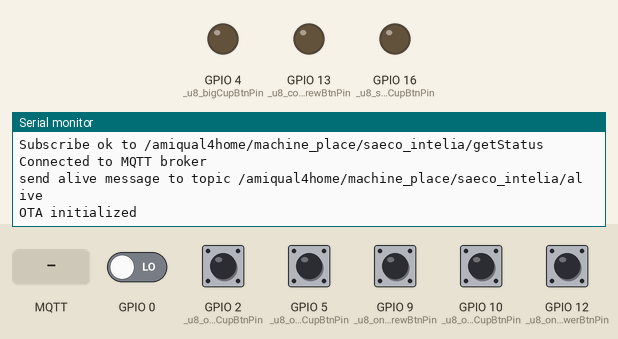
Recording of a sketch running on a simulated ESP8266 (NodeMCU). Parts: output pins drawn as LEDs (lit = HIGH), the last lines printed to the serial monitor. The test bench sets the inputs (shaded band); at power-on: GPIO 2 (_u8_onBigCupBtnPin), GPIO 5 (_u8_onSmallCupBtnPin), GPIO 9 (_u8_onCoffeeBrewBtnPin), GPIO 10 (_u8_onTeaCupBtnPin), GPIO 12 (_u8_onPowerBtnPin) HIGH, GPIO 0 LOW. WiFi joins after 1.5 s; servers stay silent unless stated; no MQTT or app messages arrive unless stated; pins used as bus, display or sensor lines are not drawn.

Above: at 2.8 s.
2.9 s: GPIO 2 (_u8_onBigCupBtnPin) pulled LOW for 0.15 s
At 3.6 s:
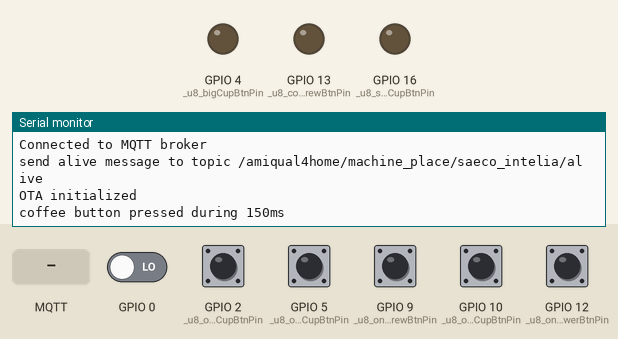
4.5 s: GPIO 5 (_u8_onSmallCupBtnPin) pulled LOW for 0.15 s
At 5.8 s:
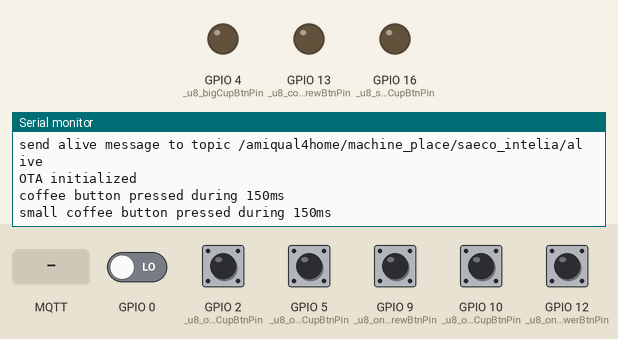
6.1 s: GPIO 9 (_u8_onCoffeeBrewBtnPin) pulled LOW for 0.15 s
At 7.3 s:
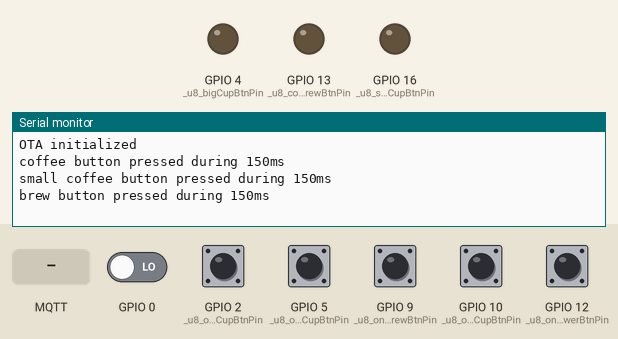
7.7 s: GPIO 10 (_u8_onTeaCupBtnPin) pulled LOW for 0.15 s
At 8.5 s:
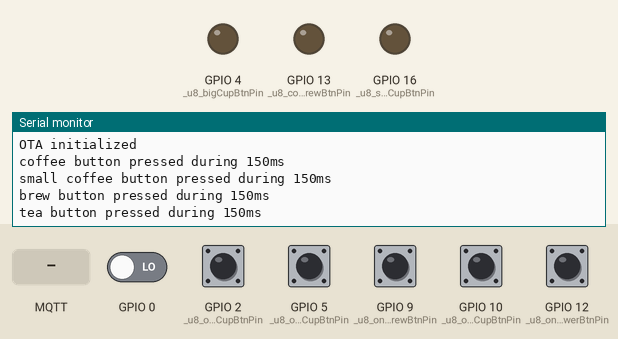
9.3 s: GPIO 12 (_u8_onPowerBtnPin) pulled LOW for 0.15 s
At 10.6 s:
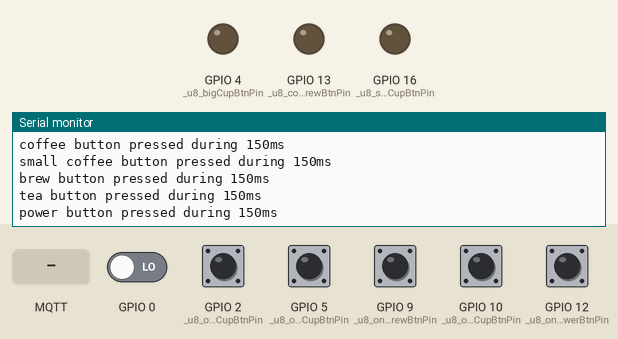
10.9 s: MQTT message "1" arrives on the first subscribed topic
At 11.4 s:
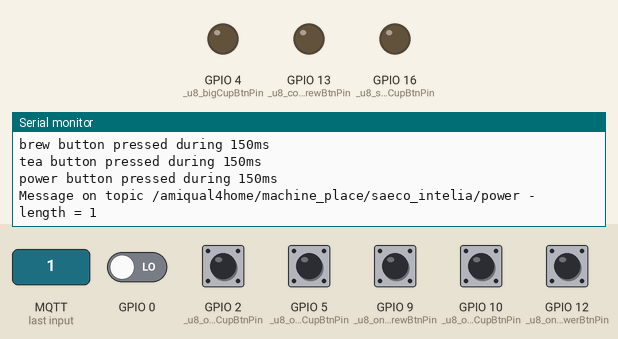

The sketch:

saeco_hack_example.ino
```cpp
// (licence header left out)
/**************************************************************************
 * Include Files
 **************************************************************************/
#include <PubSubClient.h>
#include <ESP8266WiFi.h>
#include <ESP8266mDNS.h>
#include <saeco_intelia.h>
#include <saeco_status.h>
#include <WiFiUdp.h>
#include <ArduinoOTA.h>

/**************************************************************************
 * Macros
 **************************************************************************/
/** Connect a teensy daugther boad thru UART
 *  to get precise coffee machine statuses
 */
#define ENABLE_STATUS

/** Status frame start bytes */
#define FRAME_START_BYTES (uint16_t) 0x00FF

/**************************************************************************
 * Manifest Constants
 **************************************************************************/
static const char* _ssid = "wifi_ssid";
static const char* _password = "wifi_key";
static const char* _mqttServer = "mqtt_server_address";

/**************************************************************************
 * Type Definitions
 **************************************************************************/

/**************************************************************************
 * Global Variables
 **************************************************************************/

/**************************************************************************
 * Local Functions Declarations
 **************************************************************************/
static void onMQTTMsgReceived(char* topic, byte* payload, unsigned int length);
static void onSmallCoffeeBtnPress(uint32_t dur);
static void onPowerBtnPress(uint32_t dur);
static void setupWifi(void);
static void setupOTA(void);
static void setupSaecoCoffeeMachine(void);
static void connectMQTT(void);
static void setupMQTT(void);
static void setupMQTTTopics(void);
static void setupMQTTSubs(void);
static void mqttSubscribe(const char* topic);
static void setupMQTTConnection(void);
static void getCoffeeMachineStatus(void);
static void sendStatus(void);

/**************************************************************************
 * Static Variables
 **************************************************************************/
/** filled lated with mac address */
static String _coffeeMachineName = "saeco_intelia";
static String _coffeeMachineTopicPrefix = "/amiqual4home/machine_place/";

static String _coffeeMachineOnBtnPressTopic;
static String _coffeeMachineAliveTopic;
static String _coffeeMachineStatusTopic;
static String _getCoffeeMachineStatusTopic;

static String _coffeeMachinePowerTopic;
static String _coffeeMachineSmallCoffeeTopic;
static String _coffeeMachineCoffeeTopic;
static String _coffeeMachineTeaTopic;
static String _coffeeMachineCleanTopic;
static String _coffeeMachineBrewTopic;

static String _onCoffeeMachinePowerBtnTopic;
static String _onCoffeeMachineSmallCoffeeBtnTopic;
static String _onCoffeeMachineCoffeeBtnTopic;
static String _onCoffeeMachineTeaBtnTopic;
static String _onCoffeeMachineCleanBtnTopic;
static String _onCoffeeMachineBrewBtnTopic;

static WiFiClient _wifiClient;
static PubSubClient _mqttClient(_mqttServer, 1883, onMQTTMsgReceived, _wifiClient);

static ESaecoStatus     _machineStatus     = OUT_OF_ENUM_SAECO_STATUS;

/**************************************************************************
 * Global Functions Defintions
 **************************************************************************/
void setup() {

  Serial.begin(115200);
  delay(10);

  Serial.println("\nstarting saeco_hack_example");

  uint8_t* mac[6];
  String macAdd= WiFi.macAddress();
  Serial.print("WIFI mac address : ");
  Serial.println(macAdd);

  #ifdef ENABLE_STATUS
  Serial.println("Coffee machine status enabled over Rx using Teensy daughterboard");
  #endif

  setupSaecoCoffeeMachine();
  setupWifi();
  setupMQTT();
  setupOTA();
}

void loop() {
  _mqttClient.loop();

  #ifdef ENABLE_STATUS
  getCoffeeMachineStatus();
  #endif

  saecoIntelia_update();

  if (!_mqttClient.connected()){
    connectMQTT();
  }
  ArduinoOTA.handle();
}
 /**************************************************************************
 * Local Functions Definitions
 **************************************************************************/
static void onMQTTMsgReceived(char* topic, byte* payload, unsigned int length) {
  Serial.print("Message on topic ");
  Serial.print(topic);
  Serial.print(" - length = ");
  Serial.println(length);

  if(strcmp(topic, _coffeeMachinePowerTopic.c_str()) == 0)
  {
    saecoIntelia_power();
  }
  else if(strcmp(topic, _coffeeMachineSmallCoffeeTopic.c_str()) == 0)
  {
    saecoIntelia_smallCup();
  }
  else if(strcmp(topic, _coffeeMachineCoffeeTopic.c_str()) == 0)
  {
    saecoIntelia_bigCup();
  }
  else if(strcmp(topic, _coffeeMachineTeaTopic.c_str()) == 0)
  {
    saecoIntelia_teaCup();
  }
  else if(strcmp(topic, _coffeeMachineCleanTopic.c_str()) == 0)
  {
    saecoIntelia_clean();
  }
  else if(strcmp(topic, _coffeeMachineBrewTopic.c_str()) == 0)
  {
    saecoIntelia_brew();
  }
  else if(strcmp(topic, _getCoffeeMachineStatusTopic.c_str()) == 0)
  {
    sendStatus();
  }
}

static void onBrewBtnPress(uint32_t dur)
{
  Serial.print("brew button pressed during ");
  Serial.print(dur);
  Serial.println("ms");

  if (!_mqttClient.publish(_onCoffeeMachineBrewBtnTopic.c_str(), String(dur).c_str())) {
    Serial.print("Publish failed on topic ");
    Serial.println(_onCoffeeMachineBrewBtnTopic);
  }
}

static void onSmallCoffeeBtnPress(uint32_t dur)
{
  Serial.print("small coffee button pressed during ");
  Serial.print(dur);
  Serial.println("ms");

  if (!_mqttClient.publish(_onCoffeeMachineSmallCoffeeBtnTopic.c_str(), String(dur).c_str())) {
    Serial.print("Publish failed on topic ");
    Serial.println(_onCoffeeMachineSmallCoffeeBtnTopic.c_str());
  }
}

static void onCoffeeBtnPress(uint32_t dur)
{
  Serial.print("coffee button pressed during ");
  Serial.print(dur);
  Serial.println("ms");

  if (!_mqttClient.publish(_onCoffeeMachineCoffeeBtnTopic.c_str(), String(dur).c_str())) {
    Serial.print("Publish failed on topic ");
    Serial.println(_onCoffeeMachineCoffeeBtnTopic.c_str());
  }
}

static void onPowerBtnPress(uint32_t dur)
{
  Serial.print("power button pressed during ");
  Serial.print(dur);
  Serial.println("ms");

  if (!_mqttClient.publish(_onCoffeeMachinePowerBtnTopic.c_str(), String(dur).c_str())) {
    Serial.print("Publish failed on topic ");
    Serial.println(_onCoffeeMachinePowerBtnTopic.c_str());
  }
}

static void onTeaBtnPress(uint32_t dur)
{
  Serial.print("tea button pressed during ");
  Serial.print(dur);
  Serial.println("ms");

  if (!_mqttClient.publish(_onCoffeeMachineTeaBtnTopic.c_str(), String(dur).c_str())) {
    Serial.print("Publish failed on topic ");
    Serial.println(_onCoffeeMachineTeaBtnTopic.c_str());
  }
}

static void onCleanBtnPress(uint32_t dur)
{
  Serial.print("clean button pressed during ");
  Serial.print(dur);
  Serial.println("ms");

  if (!_mqttClient.publish(_onCoffeeMachineCleanBtnTopic.c_str(), String(dur).c_str())) {
    Serial.print("Publish failed on topic ");
    Serial.println(_onCoffeeMachineCleanBtnTopic.c_str());
  }
}

static void setupWifi(void)
{
  uint8_t mac[6];
  WiFi.macAddress(mac);

  Serial.println();
  Serial.println();
  Serial.print("Connecting to ");
  Serial.println(_ssid);

  WiFi.begin(_ssid, _password);

  while (WiFi.status() != WL_CONNECTED) {
    delay(500);
    printf(".");
  }

  Serial.println("");
  Serial.println("WiFi connected");
  Serial.println("IP address: ");
  Serial.println(WiFi.localIP());

  if (MDNS.begin("esp8266")) {
    Serial.println("MDNS responder started");
  }
}

static void setupOTA(void)
{
  //Set actions for OTA
  ArduinoOTA.onStart([]() {
    Serial.println("Start");
  });
  ArduinoOTA.onEnd([]() {
    Serial.println("\nEnd");
  });
  ArduinoOTA.onProgress([](unsigned int progress, unsigned int total) {
    Serial.printf("Progress: %u%%\r", (progress / (total / 100)));
  });
  ArduinoOTA.onError([](ota_error_t error) {
    Serial.printf("Error[%u]: ", error);
    if (error == OTA_AUTH_ERROR) Serial.println("Auth Failed");
    else if (error == OTA_BEGIN_ERROR) Serial.println("Begin Failed");
    else if (error == OTA_CONNECT_ERROR) Serial.println("Connect Failed");
    else if (error == OTA_RECEIVE_ERROR) Serial.println("Receive Failed");
    else if (error == OTA_END_ERROR) Serial.println("End Failed");
  });
  ArduinoOTA.begin();
  Serial.println("OTA initialized");

}

static void setupSaecoCoffeeMachine()
{
  TsCoffeeBtnPins coffeePins =
  {
    ._u8_smallCupBtnPin      = 16,
    ._u8_bigCupBtnPin        = 4,
    ._u8_teaCupBtnPin        = NOT_USED_COFFEE_PIN,
    ._u8_powerBtnPin         = 14,
    ._u8_coffeeBrewBtnPin    = 13,
    ._u8_hiddenBtnPin        = NOT_USED_COFFEE_PIN,
    ._u8_cleanBtnPin         = NOT_USED_COFFEE_PIN,
    ._u8_onSmallCupBtnPin    = 5,
    ._u8_onBigCupBtnPin      = 2,
    ._u8_onTeaCupBtnPin      = 10,
    ._u8_onPowerBtnPin       = 12,
    ._u8_onCoffeeBrewBtnPin  = 9,
    ._u8_onHiddenBtnPin      = NOT_USED_COFFEE_PIN,
    /** A0 cannot be configured as digital input */
    // ._u8_onCleanBtnPin       = A0
    ._u8_onCleanBtnPin       = NOT_USED_COFFEE_PIN
  };


  TsButtonPressCb coffeeBtnPressCb = {
    ._pf_onSmallCupBtnPress    = &onSmallCoffeeBtnPress,
    ._pf_onBigCupBtnPress      = &onCoffeeBtnPress,
    ._pf_onTeaCupBtnPress      = &onTeaBtnPress,
    ._pf_onPowerBtnPress       = &onPowerBtnPress,
    ._pf_onCoffeeBrewBtnPress  = &onBrewBtnPress,
    ._pf_onHiddenBtnPress      = NULL,
    ._pf_onCleanBtnPress       = &onCleanBtnPress,
  };
  saecoIntelia_init(&coffeePins, &coffeeBtnPressCb);
  Serial.println("Saeco coffee machine initialized");
}

static void setupMQTT(void)
{
  setupMQTTTopics();
  connectMQTT();
}

static void setupMQTTTopics(void)
{
  _coffeeMachineTopicPrefix += _coffeeMachineName;

  _coffeeMachineStatusTopic= _coffeeMachineTopicPrefix + '/' + "status";
  _getCoffeeMachineStatusTopic= _coffeeMachineTopicPrefix + '/' + "getStatus";
  _coffeeMachineOnBtnPressTopic= _coffeeMachineTopicPrefix + '/' + "on_button_press";
  _coffeeMachineAliveTopic= _coffeeMachineTopicPrefix + '/' + "alive";

  _coffeeMachinePowerTopic = _coffeeMachineTopicPrefix + '/' + "power";
  _coffeeMachineSmallCoffeeTopic = _coffeeMachineTopicPrefix + '/' + "smallCoffee";
  _coffeeMachineCoffeeTopic = _coffeeMachineTopicPrefix + '/' + "coffee";
  _coffeeMachineTeaTopic = _coffeeMachineTopicPrefix + '/' + "tea";
  _coffeeMachineCleanTopic = _coffeeMachineTopicPrefix + '/' + "clean";
  _coffeeMachineBrewTopic = _coffeeMachineTopicPrefix + '/' + "brew";

  _onCoffeeMachinePowerBtnTopic = _coffeeMachineOnBtnPressTopic + "/power";
  _onCoffeeMachineSmallCoffeeBtnTopic = _coffeeMachineOnBtnPressTopic + "/smallCoffee";
  _onCoffeeMachineCoffeeBtnTopic = _coffeeMachineOnBtnPressTopic + "/coffee";
  _onCoffeeMachineTeaBtnTopic = _coffeeMachineOnBtnPressTopic + "/tea";
  _onCoffeeMachineCleanBtnTopic = _coffeeMachineOnBtnPressTopic + "/clean";
  _onCoffeeMachineBrewBtnTopic = _coffeeMachineOnBtnPressTopic + "/brew";
}

static void setupMQTTSubs(void)
{
  mqttSubscribe(_coffeeMachinePowerTopic.c_str());
  mqttSubscribe(_coffeeMachineSmallCoffeeTopic.c_str());
  mqttSubscribe(_coffeeMachineCoffeeTopic.c_str());
  mqttSubscribe(_coffeeMachineTeaTopic.c_str());
  mqttSubscribe(_coffeeMachineCleanTopic.c_str());
  mqttSubscribe(_coffeeMachineBrewTopic.c_str());
  mqttSubscribe(_getCoffeeMachineStatusTopic.c_str());
}

static void mqttSubscribe(const char* topic)
{
  if(_mqttClient.subscribe (topic))
  {
    Serial.print("Subscribe ok to ");
    Serial.println(topic);
  }
  else {
    Serial.print("Subscribe ko to ");
    Serial.println(topic);
  }
  /** if mqtt client loop not called when several mqtt api calls are done.
   * At some point, mqtt client api calls fail
   * */
  _mqttClient.loop();
}

static void connectMQTT(void)
{
  Serial.print("Connecting to ");
  Serial.print(_mqttServer);
  Serial.print(" as ");
  Serial.println(_coffeeMachineName);

  while (true)
  {
    if (_mqttClient.connect(_coffeeMachineName.c_str())) {
      setupMQTTSubs();
      Serial.println("Connected to MQTT broker");
      Serial.print("send alive message to topic ");
      Serial.println(_coffeeMachineAliveTopic.c_str());
      if (!_mqttClient.publish(_coffeeMachineAliveTopic.c_str(), "alive")) {
        Serial.println("Publish failed");
      }
      return;
    }
    else
    {
      Serial.println("connection to MQTT failed\n");
    }
    delay(2000);
  }
}

static void getCoffeeMachineStatus(void)
{
  ESaecoStatus newMachineStatus;

  if( Serial.available() == 0 )
    return;

  if(Serial.read() != ((FRAME_START_BYTES >> 8) & 0xFF))
    return;

  while(Serial.available() == 0);

  if(Serial.read() != FRAME_START_BYTES  & 0xFF)
    return;

  while(Serial.available() == 0);
  newMachineStatus = (ESaecoStatus) Serial.read();

  if(newMachineStatus != _machineStatus)
  {
    _machineStatus = newMachineStatus;
;
    Serial.println("frame received");
    Serial.print("status = ");
    Serial.print(_machineStatus);

    sendStatus();
  }
}

static void sendStatus(void)
{
    if (!_mqttClient.publish(_coffeeMachineStatusTopic.c_str(), String(_machineStatus).c_str())) {
      Serial.print("Publish failed on topic ");
      Serial.println(_coffeeMachineStatusTopic.c_str());
    }
}
```

Measured:
- after the input at 2.9 s, the serial monitor: prints a new line after 0.15 s (image 1)
- after the input at 4.5 s, the serial monitor: prints a new line after 0.15 s (image 2)
- after the input at 6.1 s, the serial monitor: prints a new line after 0.15 s (image 3)
- after the input at 7.7 s, the serial monitor: prints a new line after 0.15 s (image 4)
- after the input at 9.3 s, the serial monitor: prints a new line after 0.15 s (image 5)
- after the input at 10.9 s, the serial monitor: prints a new line at once (image 6)
